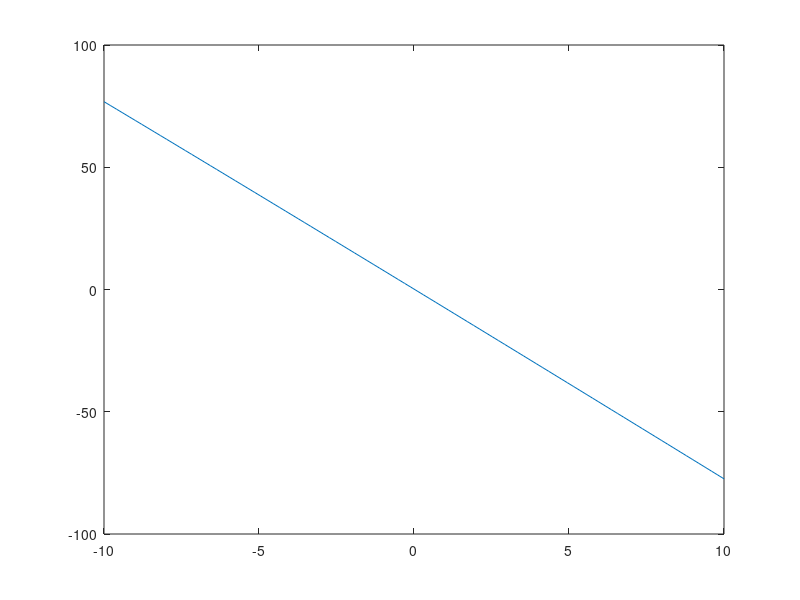

MATLAB code for this plot: (Note: this script raises an error after producing the figure.)
#GIULIANA CAGNOLA

#Pregunta 2

#Encuentre el valor positivo del parámetro a con un error de 10^-6 tal que la función  z(t) = 0.04*sqrt(a+t)*(1-t)-t*sqrt(3*a) posea un punto fijo en t=0.02
#Se sabe que la función z(t) pasa cerca de w(t) = 0.04*sqrt(19+t)*(1-t)-t*sqrt(57)

w=@(t) 0.04*sqrt(19+t).*(1-t)-t*sqrt(57)
#Grafico la función para ver cómo se comporta
t=linspace(-10,10,100);
plot(t,w(t));
#De las funciones z(t) y w(t) vemos que 19+t=a+t y 57=3a, lo que equivale a a=19 (aproximadamente)

# w(0.02)=0.02 -> mi ecuación para el punto fijo

#z(a) = 0.04*sqrt(a+t)*(1-t)-t*sqrt(3*a) #-> mi función
z2 = @(a) 0.04*sqrt(a+0.02).*(1-0.02) - 0.02*sqrt(3*a) - 0.02; #-> a esta función le tengo que hacer bisección
[p,it,r,t] = Biseccion_Lucas(z2, 18, 20, 10000, 10^-6)
disp('Valor de a:');
disp(p);





